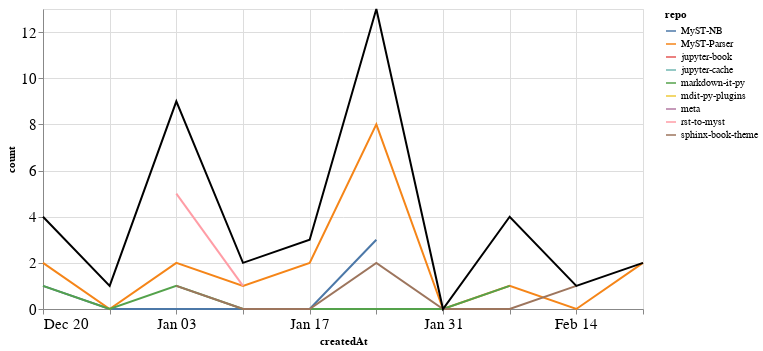

Notebook code cell kept with this figure:
### Markdown cell above
### PRs

### Code cell
prs_time = prs.groupby('repo').resample('W', on='createdAt').count()['author'].reset_index()
prs_time = prs_time.rename(columns={'author': 'count'})
prs_time_total = prs_time.groupby('createdAt').agg({"count": "sum"}).reset_index()

ch1 = alt.Chart(prs_time, width=600).mark_line().encode(
    x='createdAt',
    y='count',
    color='repo',
    tooltip="repo"
)

ch2 = alt.Chart(prs_time_total, width=600).mark_line(color="black").encode(
    x='createdAt',
    y='count',
)

ch1 + ch2

### Figure 1 — Vega-Lite specification as saved in the notebook (floating-point values rounded to 4 significant figures)
{"config": {"axisLeft": {"labelFontSize": 15}, "axisBottom": {"labelFontSize": 15}}, "layer": [{"data": {"name": "data-564da047a755f0cffdb4b8d1d48e7d6d"}, "mark": "line", "encoding": {"color": {"type": "nominal", "field": "repo"}, "tooltip": {"type": "nominal", "field": "repo"}, "x": {"type": "temporal", "field": "createdAt"}, "y": {"type": "quantitative", "field": "count"}}, "width": 600}, {"data": {"name": "data-d8d416107c17f01a822e2598c8fd12b8"}, "mark": {"type": "line", "color": "black"}, "encoding": {"x": {"type": "temporal", "field": "createdAt"}, "y": {"type": "quantitative", "field": "count"}}, "width": 600}], "$schema": "https://vega.github.io/schema/vega-lite/v4.8.1.json", "datasets": {"data-564da047a755f0cffdb4b8d1d48e7d6d": [{"repo": "MyST-NB", "createdAt": "2020-12-20T00:00:00", "count": 1}, {"repo": "MyST-NB", "createdAt": "2020-12-27T00:00:00", "count": 0}, {"repo": "MyST-NB", "createdAt": "2021-01-03T00:00:00", "count": 0}, {"repo": "MyST-NB", "createdAt": "2021-01-10T00:00:00", "count": 0}, {"repo": "MyST-NB", "createdAt": "2021-01-17T00:00:00", "count": 0}, {"repo": "MyST-NB", "createdAt": "2021-01-24T00:00:00", "count": 3}, {"repo": "MyST-Parser", "createdAt": "2020-12-20T00:00:00", "count": 2}, {"repo": "MyST-Parser", "createdAt": "2020-12-27T00:00:00", "count": 0}, {"repo": "MyST-Parser", "createdAt": "2021-01-03T00:00:00", "count": 2}, {"repo": "MyST-Parser", "createdAt": "2021-01-10T00:00:00", "count": 1}, {"repo": "MyST-Parser", "createdAt": "2021-01-17T00:00:00", "count": 2}, {"repo": "MyST-Parser", "createdAt": "2021-01-24T00:00:00", "count": 8}, {"repo": "MyST-Parser", "createdAt": "2021-01-31T00:00:00", "count": 0}, {"repo": "MyST-Parser", "createdAt": "2021-02-07T00:00:00", "count": 1}, {"repo": "MyST-Parser", "createdAt": "2021-02-14T00:00:00", "count": 0}, {"repo": "MyST-Parser", "createdAt": "2021-02-21T00:00:00", "count": 2}, {"repo": "jupyter-book", "createdAt": "2021-02-07T00:00:00", "count": 1}, {"repo": "jupyter-cache", "createdAt": "2021-01-17T00:00:00", "count": 1}, {"repo": "markdown-it-py", "createdAt": "2020-12-20T00:00:00", "count": 1}, {"repo": "markdown-it-py", "createdAt": "2020-12-27T00:00:00", "count": 0}, {"repo": "markdown-it-py", "createdAt": "2021-01-03T00:00:00", "count": 1}, {"repo": "markdown-it-py", "createdAt": "2021-01-10T00:00:00", "count": 0}, {"repo": "markdown-it-py", "createdAt": "2021-01-17T00:00:00", "count": 0}, {"repo": "markdown-it-py", "createdAt": "2021-01-24T00:00:00", "count": 0}, {"repo": "markdown-it-py", "createdAt": "2021-01-31T00:00:00", "count": 0}, {"repo": "markdown-it-py", "createdAt": "2021-02-07T00:00:00", "count": 1}, {"repo": "mdit-py-plugins", "createdAt": "2021-02-07T00:00:00", "count": 1}, {"repo": "meta", "createdAt": "2020-12-27T00:00:00", "count": 1}, {"repo": "rst-to-myst", "createdAt": "2021-01-03T00:00:00", "count": 5}, {"repo": "rst-to-myst", "createdAt": "2021-01-10T00:00:00", "count": 1}, {"repo": "sphinx-book-theme", "createdAt": "2021-01-03T00:00:00", "count": 1}, {"repo": "sphinx-book-theme", "createdAt": "2021-01-10T00:00:00", "count": 0}, {"repo": "sphinx-book-theme", "createdAt": "2021-01-17T00:00:00", "count": 0}, {"repo": "sphinx-book-theme", "createdAt": "2021-01-24T00:00:00", "count": 2}, {"repo": "sphinx-book-theme", "createdAt": "2021-01-31T00:00:00", "count": 0}, {"repo": "sphinx-book-theme", "createdAt": "2021-02-07T00:00:00", "count": 0}, {"repo": "sphinx-book-theme", "createdAt": "2021-02-14T00:00:00", "count": 1}], "data-d8d416107c17f01a822e2598c8fd12b8": [{"createdAt": "2020-12-20T00:00:00", "count": 4}, {"createdAt": "2020-12-27T00:00:00", "count": 1}, {"createdAt": "2021-01-03T00:00:00", "count": 9}, {"createdAt": "2021-01-10T00:00:00", "count": 2}, {"createdAt": "2021-01-17T00:00:00", "count": 3}, {"createdAt": "2021-01-24T00:00:00", "count": 13}, {"createdAt": "2021-01-31T00:00:00", "count": 0}, {"createdAt": "2021-02-07T00:00:00", "count": 4}, {"createdAt": "2021-02-14T00:00:00", "count": 1}, {"createdAt": "2021-02-21T00:00:00", "count": 2}]}}
